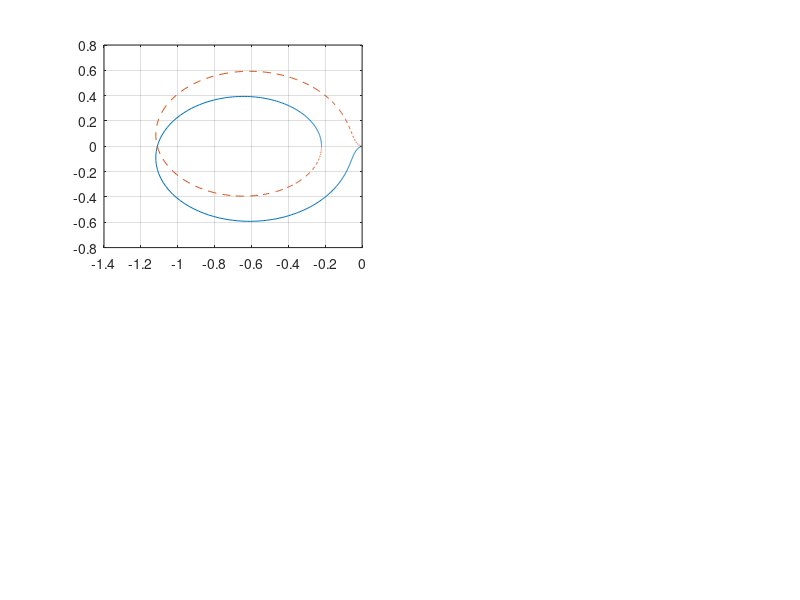

MATLAB code for this plot: (Note: this script raises an error after producing the figure.)
clear



g = zpk([0.25], [.5+j, .5-j, -20], 22);
[gm0, pm0, wcg0, wcp0] = margin(g);
[re, im] = nyquist(g);
figure(4); clf
ax1 = subplot(2,2,1)
plot(re(:), im(:))
hold on, grid on
plot(re(:), -im(:), '--')
plot_nyq_pm(ax1, g)
legend('$\omega>0$', '$\omega <0$')
title(sprintf('G(jw): GM = %.2f, PM $= %.1f^{\\circ}$ (CL stable)', gm0, pm0))

subplot(2,2,[3,4])
bode(g)
grid on, hold on

% title(sprintf('Is stable?=%d', isstable(feedback(g, 1))))
%
% Design a derivative controller which has a gain of 1 at wcp, and provides
% more than 15.5 degrees of phase.
phi = 17 *pi/180;
alp = wcp0 / tan(phi);

% compute gain beta such that beta *(jwo + alp) = 1
beta = 1/sqrt(wcp0^2 + alp^2);

K = zpk(-alp, [], beta);
abs(freqresp(K, wcp0))

L = g*K
[gm1, pm1, wcg1, wcp1] = margin(L);

[re, im] = nyquist(L);
re = re(:);
im = im(:);

ax2 = subplot(2,2,2);
plot(re, im)
hold on
plot(re, -im, '--')
plot_nyq_pm(ax2, L)
title(sprintf('D(jw)G(jw): GM = %.2f, PM $= %.1f^{\\circ}$ (CL unstable)', gm1, pm1))
grid on

subplot(2,2,[3,4])
hold on
bode(g, L)
legend('$G(s)$', '$D(s)G(s)$')
grid  on
axs = get(gcf, 'Children');
%%
ylim(axs(4), [-80, 5])


function plot_nyq_pm(ax, L)
[gm, pm, wcg, wcp] = margin(L);
gm_abs = 10^(gm/20);

% idx_wcg = w(w==wcg);
% idx_wcp = w(w==wcp);
L_wcp = squeeze(freqresp(L, wcp));
L_wcg = squeeze(freqresp(L, wcg));

t = [0:0.01:2*pi]';
x = cos(t);
y = sin(t);
plot(x, y, ':')
plot(ax, [-1], 0, 'rx', 'MarkerSize', 5);
plot(ax, [0 real(L_wcp)], [0, imag(L_wcp)], '-k')
plot(ax, [real(L_wcp)], [imag(L_wcp)], '.', 'MarkerSize', 15)

try
  H = feedback(L, 1);
  flg = isstable(H);
catch
  figure(100)
  [y, t] = step(H);
  plot(t, y);
  figure(ax.Parent);
  if max(abs(y)) < 1000
    flg = true;
  else
    flg = false;
  end
end

if flg
  stab_str = 'yes';
else
  stab_str = 'no';
end

fprintf('GM = %f.   PM = %f\n Closed-Loop stable = %s\n', gm_abs, pm, stab_str)

end